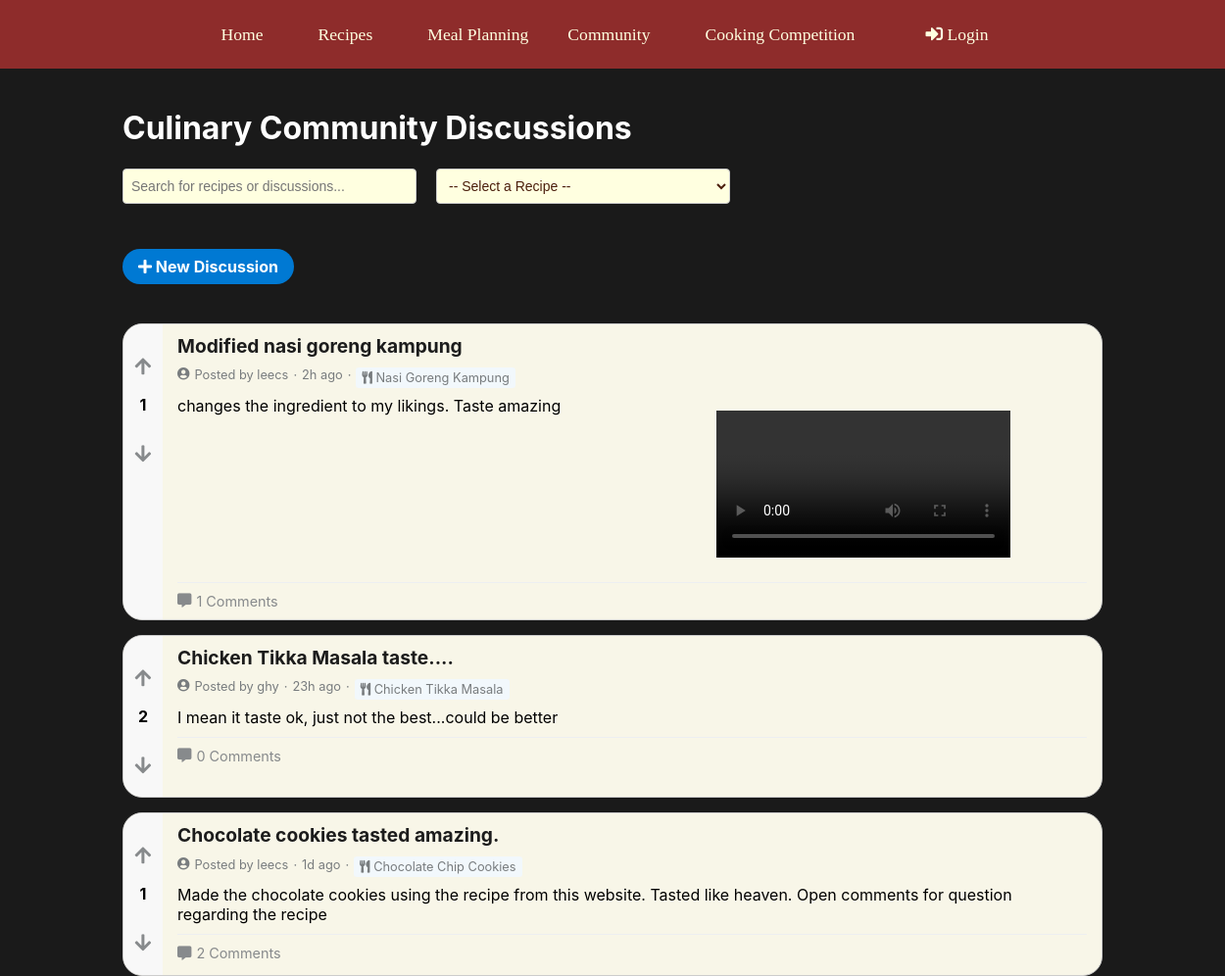
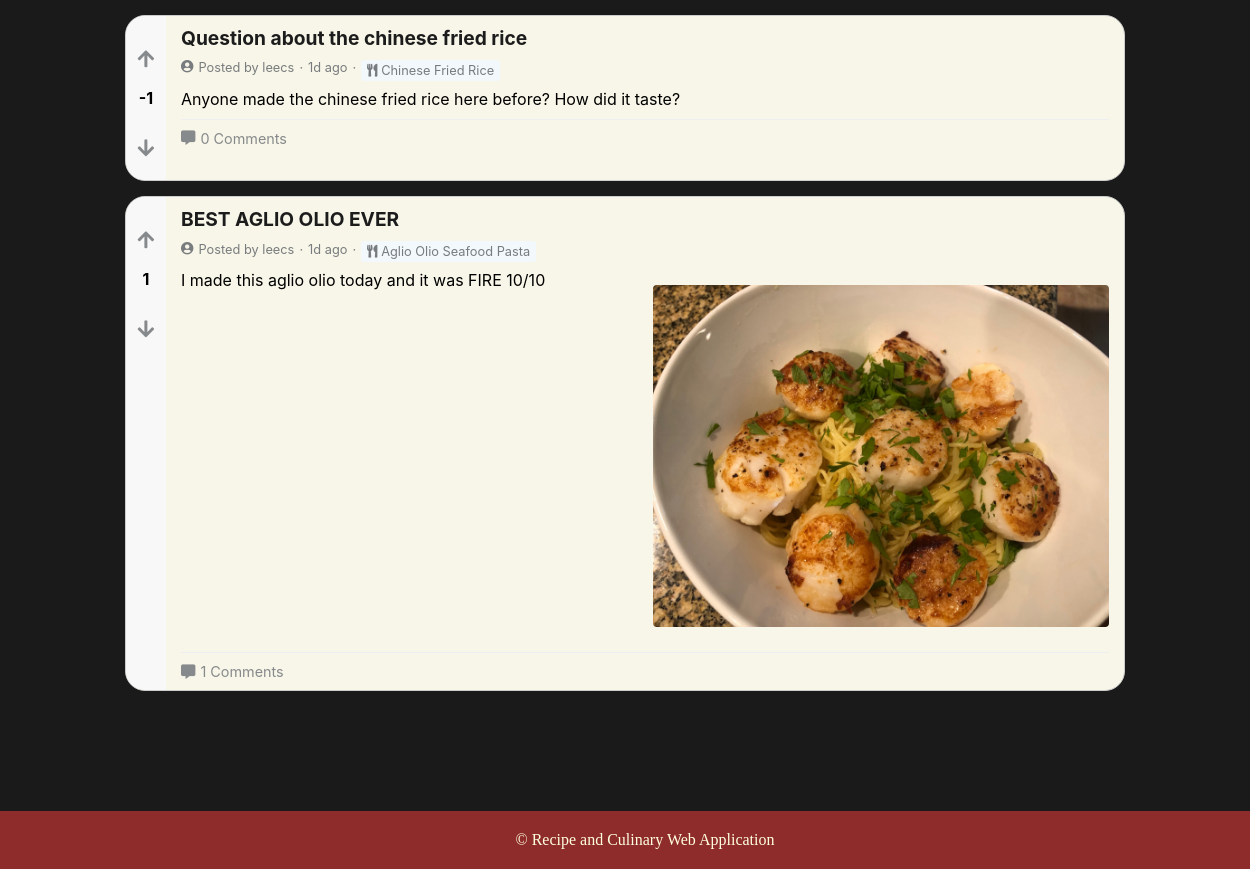
The app's page /community/discussions/list.php with its own data (2 pictures, top to bottom).
### tables this page shows
CREATE TABLE `discussions` (
  `discussion_id` int(11) NOT NULL,
  `user_id` int(11) NOT NULL,
  `recipe_id` int(11) DEFAULT NULL,
  `title` varchar(255) NOT NULL,
  `content` text NOT NULL,
  `media_path` varchar(255) DEFAULT NULL,
  `created_at` datetime NOT NULL DEFAULT current_timestamp(),
  `updated_at` datetime NOT NULL DEFAULT current_timestamp()
);

CREATE TABLE `users` (
  `user_id` int(11) NOT NULL,
  `username` varchar(50) NOT NULL,
  `email` varchar(100) NOT NULL,
  `password` varchar(255) NOT NULL,
  `role` varchar(255) NOT NULL DEFAULT 'user',
  `profile_image` varchar(255) DEFAULT NULL,
  `bio` text DEFAULT NULL,
  `created_at` timestamp NOT NULL DEFAULT current_timestamp()
);

CREATE TABLE `recipes` (
  `recipe_id` int(11) NOT NULL,
  `user_id` int(11) DEFAULT NULL,
  `title` varchar(255) NOT NULL,
  `ingredients` text NOT NULL,
  `instructions` text NOT NULL,
  `cuisine_type` varchar(100) DEFAULT NULL,
  `image_path` varchar(255) DEFAULT NULL
);

### community/discussions/list.php (the view, shortened to what this page needs)
<?php
require_once __DIR__ . '/../../database.php';
$searchTerm = isset($_GET['search']) ? trim($_GET['search']) : '';
$recipeId = isset($_GET['recipe_id']) ? (int)$_GET['recipe_id'] : null;
try {
    $sql = "
    SELECT d.discussion_id, d.title, d.content, d.media_path, d.created_at, d.user_id,
           u.username, u.profile_image,
           r.title AS recipe_title,
           COUNT(DISTINCT c.comment_id) AS comment_count,
           (SELECT COALESCE(SUM(vote_value), 0) FROM discussions_vote dv WHERE dv.discussion_id = d.discussion_id) AS votes
    FROM discussions d
    LEFT JOIN users u ON d.user_id = u.user_id
    LEFT JOIN recipes r ON d.recipe_id = r.recipe_id
    LEFT JOIN comments c ON d.discussion_id = c.discussion_id
    WHERE (r.title LIKE ? OR d.title LIKE ?)
    ";
    $sql .= " GROUP BY d.discussion_id, d.title, d.content, d.media_path, d.created_at, d.user_id, u.username, u.profile_image, r.title ORDER BY d.created_at DESC";
    $stmt = $conn->prepare($sql);
    $searchParam = '%' . $searchTerm . '%';
    if ($recipeId) {
        $stmt->bind_param('ssi', $searchParam, $searchParam, $recipeId);
    } else {
        $stmt->bind_param('ss', $searchParam, $searchParam);
    }
    $stmt->execute();
    $result = $stmt->get_result();
    $discussions = $result->fetch_all(MYSQLI_ASSOC);
} catch (Exception $e) {
    die("Database error: " . $e->getMessage());
}
function time_elapsed_string($datetime)
{
    $now = new DateTime;
    $ago = new DateTime($datetime);
    $diff = $now->diff($ago);
    if ($diff->y > 0) {
        return $diff->y . 'y ago';
    } elseif ($diff->m > 0) {
        return $diff->m . 'mo ago';
    } elseif ($diff->d > 0) {
        return $diff->d . 'd ago';
    } elseif ($diff->h > 0) {
        return $diff->h . 'h ago';
    } elseif ($diff->i > 0) {
        return $diff->i . 'm ago';
    } else {
        return 'just now';
    }
}
function get_media_type($media_path)
{
    if (empty($media_path)) return 'none';
    $extension = strtolower(pathinfo($media_path, PATHINFO_EXTENSION));
    $video_extensions = ['mp4', 'webm', 'ogg', 'mov'];
    $image_extensions = ['jpg', 'jpeg', 'png', 'gif', 'webp'];
    if (in_array($extension, $video_extensions)) {
        return 'video';
    } elseif (in_array($extension, $image_extensions)) {
        return 'image';
    } else {
        return 'other';
    }
}
include __DIR__ . '/../../header.php';
?>
<link rel="stylesheet" href="/recipe culinary/styles.css">
<link rel="stylesheet" href="https://cdnjs.cloudflare.com/ajax/libs/font-awesome/5.15.4/css/all.min.css">
<body class="list-page">
    <div class="rd-container">
        <div class="rd-community-heading">
            <h1>Culinary Community Discussions</h1>
        </div>
        <div class="rd-search-bar">
            <form method="GET" action="">
                <input type="text" name="search" placeholder="Search for recipes or discussions..." value="<?= htmlspecialchars($_GET['search'] ?? '') ?>" />
                <select name="recipe_id">
                    <option value="">-- Select a Recipe --</option>
                </select>
            </form>
            <a href="<?= $base_path ?>/community/discussions/create.php" class="rd-new-post-button">
                <i class="fas fa-plus"></i> New Discussion
            </a>
        </div>
        <?php if (count($discussions) > 0): ?>
            <div class="rd-post-feed">
                <?php foreach ($discussions as $discussion): ?>
                    <?php
                    $mediaType = get_media_type($discussion['media_path']);
                    $hasMedia = $mediaType !== 'none';
                    $media_url = $hasMedia ? $base_path . '/' . $discussion['media_path'] : '';
                    $user_vote = isset($_SESSION['user_id']) ? has_user_voted($discussion['discussion_id'], $_SESSION['user_id'], $conn) : 0;
                    ?>
                    <div class="rd-post-card">
                        <a href="view.php?id=<?= $discussion['discussion_id'] ?>" class="rd-post-link"></a>
                        <div class="rd-vote-column">
                            <button class="rd-vote-button upvote <?= $user_vote === 1 ? 'active' : '' ?>" data-discussion-id="<?= $discussion['discussion_id'] ?>" data-vote="1">
                                <i class="fas fa-arrow-up"></i>
                            </button>
                            <div class="rd-vote-score" id="score-<?= $discussion['discussion_id'] ?>"><?= $discussion['votes'] ?? 0 ?></div>
                            <button class="rd-vote-button downvote <?= $user_vote === -1 ? 'active' : '' ?>" data-discussion-id="<?= $discussion['discussion_id'] ?>" data-vote="-1">
                                <i class="fas fa-arrow-down"></i>
                            </button>
                        </div>
                        <div class="rd-post-content">
                            <div class="rd-post-header">
                                <h3 class="rd-post-title"><?= htmlspecialchars($discussion['title']) ?></h3>
                                <div class="rd-post-metadata">
                                    <?php if (!empty($discussion['profile_image'])): ?>
                                        <img src="<?= htmlspecialchars($discussion['profile_image']) ?>" alt="" class="rd-user-avatar">
                                    <?php else: ?>
                                        <i class="fas fa-user-circle"></i>
                                    <?php endif; ?>
                                    <span>Posted by <?= htmlspecialchars($discussion['username'] ?? 'Anonymous') ?></span>
                                    <span>·</span>
                                    <span><?= time_elapsed_string($discussion['created_at']) ?></span>
                                    <?php if ($discussion['recipe_title']): ?>
                                        <span>·</span>
                                        <span class="rd-recipe-related">
                                            <i class="fas fa-utensils"></i>
                                            <?= htmlspecialchars($discussion['recipe_title']) ?>
                                        </span>
                                    <?php endif; ?>
                                </div>
                            </div>
                            <div class="rd-post-body">
                                <div class="rd-post-text">
                                    <?= nl2br(htmlspecialchars(substr($discussion['content'], 0, 300))) ?>
                                </div>
                                <?php if ($hasMedia): ?>
                                    <div class="rd-post-media">
                                        <?php if ($mediaType === 'image'): ?>
                                            <img src="<?= $media_url ?>" alt="Discussion image">
                                        <?php elseif ($mediaType === 'video'): ?>
                                            <video controls>
                                                <source src="<?= $media_url ?>"
                                                    type="video/<?= pathinfo($discussion['media_path'], PATHINFO_EXTENSION) ?>">
                                            </video>
                                        <?php endif; ?>
                                    </div>
                                <?php endif; ?>
                            </div>
                            <div class="rd-post-actions">
                                <a href="view.php?id=<?= $discussion['discussion_id'] ?>" class="rd-post-action">
                                    <i class="fas fa-comment-alt"></i>
                                    <span><?= $discussion['comment_count'] ?> Comments</span>
                                </a>
                            </div>
                        </div>
                    </div>
                <?php endforeach; ?>
            </div>
        <?php else: ?>
            <div class="alert alert-info">
                No discussions found matching your search. Try a different keyword!
            </div>
        <?php endif; ?>
    </div>
</body>
<?php include __DIR__ . '/../../footer.php'; ?>

### header.php (shortened to what this page needs)
<header>
    <nav>
        <ul>
            <?php $base_path = '/recipe culinary'; ?>
            <li> <a href="<?= $base_path ?>">Home</a> </li>
            <div class="dropdown">
                <li> <a href="<?= $base_path ?>/recipes">Recipes</a> </li>
            </div>
            <li> <a href="<?= $base_path ?>/meal_planner/meal_planner_page.php">Meal Planning</a> </li>
            <li> <a href="<?= $base_path ?>/community/discussions/list.php">Community</a> </li>
            <div class="dropdown">
                <li> <a href="<?= $base_path ?>/cooking_competition">Cooking Competition</a> </li>
            </div>
            <div class="dropdown">
                <?php if (isset($_SESSION['user_id'])): ?>
                    <li> <a href="<?= $base_path ?>/users"><i class="fas fa-user"></i></a> </li>
                    <div class="dropdown-content">
                        <a href="<?= $base_path ?>/users">Profile</a>
                        <a href="<?= $base_path ?>/users/logout.php">Logout</a>
                    </div>
                <?php else: ?>
                    <li> <a href="<?= $base_path ?>/users"><i class="fas fa-sign-in-alt"></i> Login</a> </li>
                <?php endif; ?>
            </div>
        </ul>
    </nav>
</header>

### footer.php (shortened to what this page needs)
<footer>
    <p>&copy; Recipe and Culinary Web Application</p>
</footer>

### styles.css (style rules this page uses)
html, body { height: 100%; margin: 0; padding: 0; font-family: 'Times New Roman', Times, serif; background-position: center; background-repeat: no-repeat; display: flex; flex-direction: column; }
form { display: grid; grid-template-columns: 1fr 1fr; grid-gap: 20px; }
input[type="text"], textarea, select, input[type="file"] { width: 100%; padding: 10px; border: none; border-radius: 8px; background-color: lightyellow; color: #4B1E0C; font-size: 14px; }
button { background-color: #8E2C2B; color: lightyellow; border: none; padding: 15px; font-size: 16px; border-radius: 10px; cursor: pointer; grid-column: 1 / span 2; margin-top: 10px; font-family: 'Times New Roman', Times, serif; }
nav ul { list-style: none; padding: 0; margin: 0; display: flex; justify-content: center; align-items: center; height: 70px; background-color: #8E2C2B; position: relative; }
nav ul li { position: relative; margin: 0 20px; }
nav ul li a { color: lightyellow; text-decoration: none; font-size: 1.1em; font-family: 'Didot', serif; text-align: center; display: block; }
.dropdown { float: left; overflow: hidden; }
.dropdown { font-size: 16px; border: none; outline: none; color: lightyellow; padding: 14px 16px; background-color: inherit; font-family: inherit; margin: 0; }
footer { background-color: #8E2C2B; text-align: center; padding: 20px; color: lightyellow; width: 100%; margin-top: auto; }
footer p { margin: 0; }
body.list-page { background-color: #1a1a1a; color: #ffffff; min-height: 100vh; margin: 0; }
.rd-container { max-width: 100%; width: 100%; margin: 0 auto; padding: 20px; font-family: -apple-system, BlinkMacSystemFont, 'Segoe UI', Roboto, Oxygen, Ubuntu, Cantarell, sans-serif; display: block; }
.rd-post-feed { display: flex; flex-direction: column; gap: 15px; }
.rd-post-content { flex: 1; padding: 10px 15px; display: flex; flex-direction: column; }
.rd-post-header { margin-bottom: 8px; }
.rd-post-title { font-size: 1.2rem; margin: 0 0 5px 0; color: #1c1c1c; }
.rd-post-metadata { font-size: 0.8rem; color: #787c7e; display: flex; align-items: center; gap: 5px; flex-wrap: wrap; }
.rd-post-body { display: flex; gap: 15px; }
.rd-post-text { flex: 1; }
.rd-post-actions { display: flex; padding-top: 10px; border-top: 1px solid #edeff1; margin-top: 10px; gap: 15px; }
.rd-post-action { display: flex; align-items: center; gap: 5px; color: #878a8c; font-size: 0.9rem; text-decoration: none; }
.rd-new-post-button { display: inline-block; background-color: #0079d3; color: white; padding: 8px 16px; border-radius: 9999px; font-weight: bold; text-decoration: none; margin-bottom: 20px; transition: background-color 0.2s; }
.rd-community-heading { margin-bottom: 20px; }
.rd-recipe-related { font-size: 0.8rem; margin-top: 5px; padding: 3px 6px; background-color: #f2f8fc; border-radius: 3px; display: inline-block; }

### records on screen
discussions: votes "1", title "Modified nasi goreng kampung", user.username "leecs", created_at "2h ago", recipe.title "Nasi Goreng Kampung", content "changes the ingredient to my likings. Taste amazing", comment_count "1"
discussions: votes "2", title "Chicken Tikka Masala taste....", user.username "ghy", created_at "23h ago", recipe.title "Chicken Tikka Masala", content "I mean it taste ok, just not the best...could be better", comment_count "0"
discussions: votes "1", title "Chocolate cookies tasted amazing.", user.username "leecs", created_at "1d ago", recipe.title "Chocolate Chip Cookies", content "Made the chocolate cookies using the recipe from this website. Tasted like heaven. Open comments for question regarding the recipe", comment_count "2"
discussions: votes "-1", title "Question about the chinese fried rice", user.username "leecs", created_at "1d ago", recipe.title "Chinese Fried Rice", content "Anyone made the chinese fried rice here before? How did it taste?", comment_count "0"
discussions: votes "1", title "BEST AGLIO OLIO EVER", user.username "leecs", created_at "1d ago", recipe.title "Aglio Olio Seafood Pasta", content "I made this aglio olio today and it was FIRE 10/10", media_path (picture), comment_count "1"
